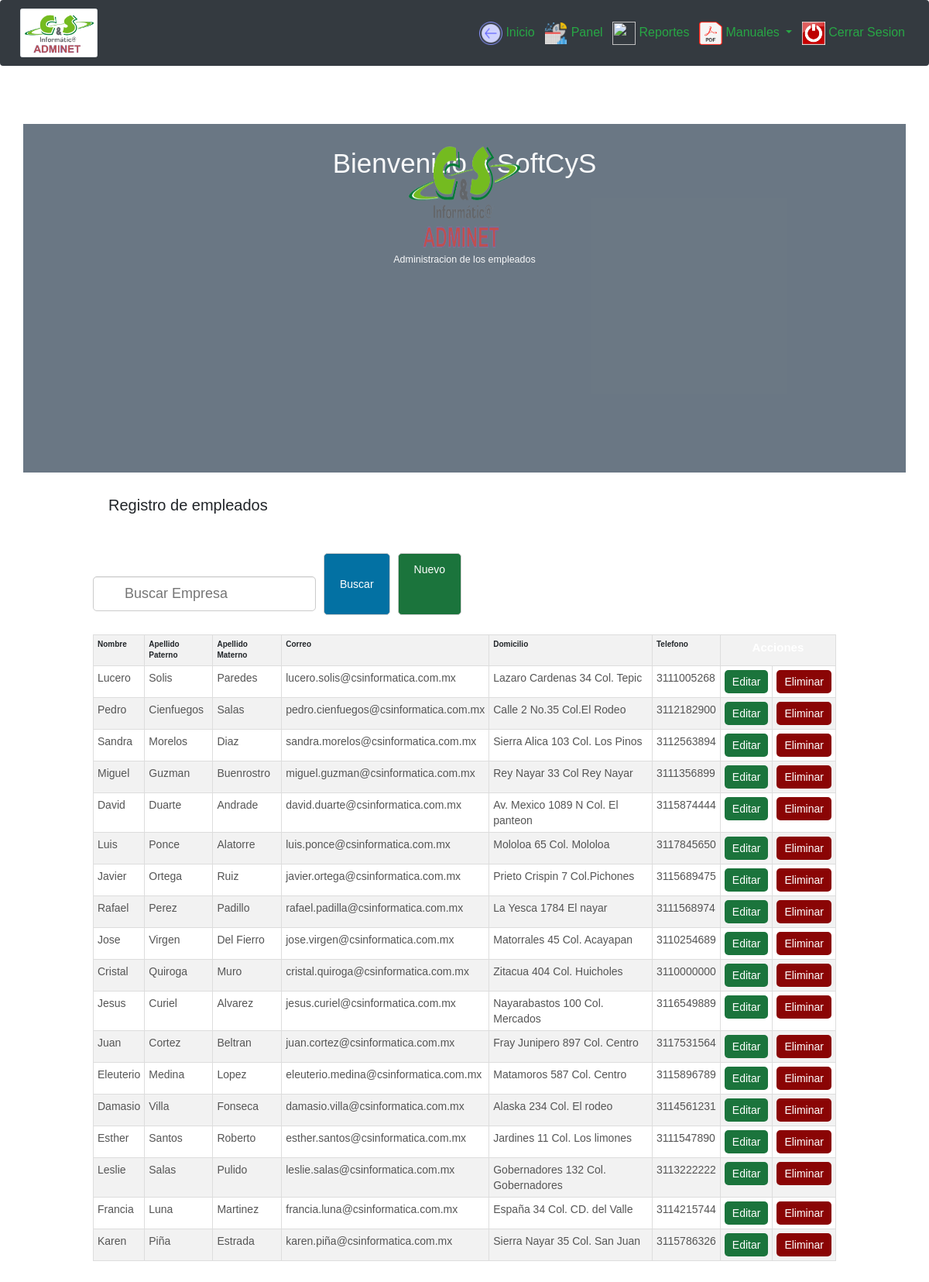
The app's page /empleados.php with its own data.
### tables this page shows
CREATE TABLE IF NOT EXISTS `empleado` (
  `Nombre1` varchar(45) DEFAULT NULL,
  `Nombre2` varchar(45) DEFAULT NULL,
  `Apellido1` varchar(45) DEFAULT NULL,
  `Apellido2` varchar(45) DEFAULT NULL,
  `ID_Empleado` int(11) NOT NULL AUTO_INCREMENT,
  `E_MAIL` varchar(45) DEFAULT NULL,
  `Domicilio` varchar(45) DEFAULT NULL,
  `Telefono` varchar(10) DEFAULT NULL,
  `ID_Supervisor` int(11) DEFAULT NULL,
  `ID_Departamento` int(11) DEFAULT NULL,
  PRIMARY KEY (`ID_Empleado`),
  KEY `ID_Departamento` (`ID_Departamento`),
  KEY `ID_Supervisor` (`ID_Supervisor`)
);

### empleados.php (the view, shortened to what this page needs)
<?php
	include_once 'bd/conexion.php';
	$sentencia_select=$con->prepare('SELECT * FROM empleado ORDER BY ID_Empleado ASC');
	$sentencia_select->execute();
	$resultado=$sentencia_select->fetchAll();
?>
<!DOCTYPE html>
<html lang="es">
<head>
	<link rel="stylesheet" href="css/estilo.css">
	<link rel="stylesheet" type="text/css" href="css/estiloinicios.css">
	<link rel="stylesheet" href="bootstrap/bootstrap.min.css">
	<link rel="stylesheet" href="bootstrap/style.css">
	<link rel="stylesheet" href="bootstrap/font-awesome.min.css">
	<link rel="stylesheet" type="text/css" href="css/estiloinicios.css">
      <link rel="stylesheet" type="text/css" href="css/estilocarrusel.css">
    <link rel="stylesheet" href="https://maxcdn.bootstrapcdn.com/bootstrap/3.4.1/css/bootstrap.min.css">
      <link rel="stylesheet" href="https://use.fontawesome.com/releases/v5.10.2/css/all.css">
    	<link rel="stylesheet" type="text/css" href="css/estiloinicios.css">
    	<link rel="stylesheet" href="https://maxcdn.bootstrapcdn.com/bootstrap/4.4.1/css/bootstrap.min.css">
</head>
<body>
	<header>
			 <nav class="navbar navbar-expand-md bg-dark navbar-dark fixed-top">
    <a href="inicio.html">
      <img src="img/adminet.png" width="100" class="img-thumbnail ml-4 mt-2 mb-2" alt="Proyecto Adminet">
    </a>
  <div class="collapse navbar-collapse" id="collapsibleNavbar">
    <ul class="navbar-nav ml-auto">
      <li class="nav-item">
        <a class="nav-link text-success mr-1" href="inicio.html" style="font-size: 16px;">
          <img src="img/inicio.png" style="width: 30px; height: 30px;">
           Inicio</a>
      </li>
      <li class="nav-item">
        <a class="nav-link text-success mr-1" href="panel.html" style="font-size: 16px;">
          <img src="img/panel.png" style="width: 30px; height: 30px;">
           Panel</a>
      </li>
      <li class="nav-item">
        <a class="nav-link text-success mr-1" href="reportes.html" style="font-size: 16px;">
          <img src="img/report.png" style="width: 30px; height: 30px;">
          Reportes</a>
      </li>
      <li class="nav-item dropdown">
        <a class="nav-link text-success dropdown-toggle mr-1" id="navbarDropdownMenuLink" data-toggle="dropdown" aria-haspopup="true" aria-expanded="false" style="font-size: 16px;">
          <img src="img/pdf.png" style="width: 30px; height: 30px;">
          Manuales
        </a>
        </li>
        <li class="nav-item">
          <a class="nav-link text-success" href="bd/logout.php" style="font-size: 16px;">
            <img src="img/cerrar.png" style="width: 30px; height: 30px;">
            Cerrar Sesion</a>
        </li>
      </ul>
  </div>
</nav>
	        </header>
	<div class="container-fliud fondo" style="margin-top: 70px;">
	<div class="container">
	  <div class="row align-items-center text-center text-light py-5">
	  	<div class="col-md-12">
			  <h1 class="display-4">Bienvenido a SoftCyS</h1>
			  <img src="img/adminet.png" style="max-width: 30%;">
		<p class="lead">Administracion de los empleados</p>
	  	</div>
	  </div>
	</div>
</div>
	<div class="contenedor">
		<h2>Registro de empleados</h2>
		<div class="barra__buscador">
			<form action="" class="formulario" method="post">
				<input type="text" name="buscar" placeholder="Buscar Empresa"
				value="<?php if(isset($buscar_text)) echo $buscar_text; ?>" class="input__text">
				<input type="submit" class="btn" name="btn_buscar" value="Buscar">
				<a href="vistas/registro_empleados.php" class="btn btn__nuevo">Nuevo</a>
			</form>
		</div>
		<table id="tablaempleados" class="table table-striped table-bordered table-condensed"  style="width: 100%">
			<tr class="head">
				            <th>Nombre</th>
                            <th>Apellido Paterno</th>
                            <th>Apellido Materno</th>
                            <th>Correo </th>
                            <th>Domicilio</th>
                            <th>Telefono</th>
				            <td colspan="2">Acciones</td>
			</tr>
			<?php foreach($resultado as $fila):?>
				<tr >
					<td><?php echo $fila['Nombre1']; ?></td>
					<td><?php echo $fila['Apellido1']; ?></td>
					<td><?php echo $fila['Apellido2']; ?></td>
					<td><?php echo $fila['E_MAIL']; ?></td>
					<td><?php echo $fila['Domicilio']; ?></td>
					<td><?php echo $fila['Telefono']; ?></td>
					<td><a href="vistas/actualizar_empleados.php?ID_Empleado=<?php echo $fila['ID_Empleado']; ?>"  class="btn__update" >Editar</a></td>
					<td><a href="crud/empleadodelete.php?ID_Empleado=<?php echo $fila['ID_Empleado']; ?>" class="btn__delete">Eliminar</a></td>
				</tr>
			<?php endforeach ?>
		</table>
	</div>
</body>
</html>

### css/estilo.css (style rules this page uses)
* { padding: 0; margin: 0px; box-sizing: border-box; }
body { font-family: 'Arial',sans-serif; font-size: 16px; background: #f2f2f2; }
a { text-decoration: none; }
.contenedor { width: 80%; max-width: 1000px; margin: 30px auto; overflow: hidden; }
h2 { display: block; margin-top: 20px; margin-bottom: 20px; text-align: center; font-size: 20px; font-family: 'Arial', sans-serif; font-weight: bold; color: #555; }
.barra__buscador { width: 100%; margin-top: 50px; margin-bottom: 10px; }
.formulario { display: flex; width: 100%; overflow: hidden; }
form .input__text { width: 100%; border: 1px solid #ccc; border-radius: 5px; box-shadow: 0 1px 1px rgba(0, 0, 0, 0.075) inset; color: #848688; display: block; font-size: 14px; margin-bottom: 15px; padding: 10px 15px; max-width: 30%; margin-right: 10px; outline: medium none; }
form .btn { border: 1px solid #ccc; border-radius: 5px; box-shadow: 0 1px 1px rgba(0, 0, 0, 0.075) inset; color: #fff; display: block; font-size: 14px; background: rgb(3, 113, 163); margin-bottom: 15px; padding: 10px 20px; margin-right: 10px; outline: medium none; cursor: pointer; }
.btn__nuevo { float: right; background: #1b743c !important; }
table { width: 100%; border-collapse: collapse; }
table .head { background: rgb(3, 113, 163); }
table .head td { color: #fff; font-family: 'Arial',sans-serif; font-weight: bold; font-size: 15px; text-align: center; }
table tr td { border:1px solid #ccc; padding: 7px; font-size: 14px; color: #555; }
.btn__update { display: inline-block; font-size: 14px; background: #1b743c; color: #fff; border-radius: 5px; padding: 5px 10px; }
.btn__delete { display: inline-block; font-size: 14px; background: #8a0505; color: #fff; border-radius: 5px; padding: 5px 10px; }

### css/estiloinicios.css (style rules this page uses)
* { margin: 0; padding: 0; box-sizing: border-box; font-family: arial; }
header { height: 70%; width: 100%; float: left; background: #0371A3; padding: 0 20px; color: #fff; }
h2 { justify-content: center; display: block; margin:auto; text-align: justify; margin-left:20px; margin-right: 20px; }

### css/style.css (style rules this page uses)
body { margin: 0 auto; background-image: url("../image/technology.jpg"); background-repeat: no-repeat; background-size: 100% 720px; }
.container { width: 500px; height: 450px; text-align: center; margin: 0 auto; background-color: rgba(44, 62, 80,0.7); margin-top: 160px; }
.container img { width: 150px; height: 150px; margin-top: -60px; }
input[type="text"],input[type="password"] { margin-top: 30px; height: 45px; width: 300px; font-size: 18px; margin-bottom: 20px; background-color: #fff; padding-left: 40px; }

### records on screen
empleado: Nombre1 "Lucero", Apellido1 "Solis", Apellido2 "Paredes", E_MAIL "lucero.solis@csinformatica.com.mx", Domicilio "Lazaro Cardenas 34 Col. Tepic", Telefono "3111005268"
empleado: Nombre1 "Pedro", Apellido1 "Cienfuegos", Apellido2 "Salas", E_MAIL "pedro.cienfuegos@csinformatica.com.mx", Domicilio "Calle 2 No.35 Col.El Rodeo", Telefono "3112182900"
empleado: Nombre1 "Sandra", Apellido1 "Morelos", Apellido2 "Diaz", E_MAIL "sandra.morelos@csinformatica.com.mx", Domicilio "Sierra Alica 103 Col. Los Pinos", Telefono "3112563894"
empleado: Nombre1 "Miguel", Apellido1 "Guzman", Apellido2 "Buenrostro", E_MAIL "miguel.guzman@csinformatica.com.mx", Domicilio "Rey Nayar 33 Col Rey Nayar", Telefono "3111356899"
empleado: Nombre1 "David", Apellido1 "Duarte", Apellido2 "Andrade", E_MAIL "david.duarte@csinformatica.com.mx", Domicilio "Av. Mexico 1089 N Col. El panteon", Telefono "3115874444"
empleado: Nombre1 "Luis", Apellido1 "Ponce", Apellido2 "Alatorre", E_MAIL "luis.ponce@csinformatica.com.mx", Domicilio "Mololoa 65 Col. Mololoa", Telefono "3117845650"
empleado: Nombre1 "Javier", Apellido1 "Ortega", Apellido2 "Ruiz", E_MAIL "javier.ortega@csinformatica.com.mx", Domicilio "Prieto Crispin 7 Col.Pichones", Telefono "3115689475"
empleado: Nombre1 "Rafael", Apellido1 "Perez", Apellido2 "Padillo", E_MAIL "rafael.padilla@csinformatica.com.mx", Domicilio "La Yesca 1784 El nayar", Telefono "3111568974"
empleado: Nombre1 "Jose", Apellido1 "Virgen", Apellido2 "Del Fierro", E_MAIL "jose.virgen@csinformatica.com.mx", Domicilio "Matorrales 45 Col. Acayapan", Telefono "3110254689"
empleado: Nombre1 "Cristal", Apellido1 "Quiroga", Apellido2 "Muro", E_MAIL "cristal.quiroga@csinformatica.com.mx", Domicilio "Zitacua 404 Col. Huicholes", Telefono "3110000000"
empleado: Nombre1 "Jesus", Apellido1 "Curiel", Apellido2 "Alvarez", E_MAIL "jesus.curiel@csinformatica.com.mx", Domicilio "Nayarabastos 100 Col. Mercados", Telefono "3116549889"
empleado: Nombre1 "Juan", Apellido1 "Cortez", Apellido2 "Beltran", E_MAIL "juan.cortez@csinformatica.com.mx", Domicilio "Fray Junipero 897 Col. Centro", Telefono "3117531564"
empleado: Nombre1 "Eleuterio", Apellido1 "Medina", Apellido2 "Lopez", E_MAIL "eleuterio.medina@csinformatica.com.mx", Domicilio "Matamoros 587 Col. Centro", Telefono "3115896789"
empleado: Nombre1 "Damasio", Apellido1 "Villa", Apellido2 "Fonseca", E_MAIL "damasio.villa@csinformatica.com.mx", Domicilio "Alaska 234 Col. El rodeo", Telefono "3114561231"
empleado: Nombre1 "Esther", Apellido1 "Santos", Apellido2 "Roberto", E_MAIL "esther.santos@csinformatica.com.mx", Domicilio "Jardines 11 Col. Los limones", Telefono "3111547890"
empleado: Nombre1 "Leslie", Apellido1 "Salas", Apellido2 "Pulido", E_MAIL "leslie.salas@csinformatica.com.mx", Domicilio "Gobernadores 132 Col. Gobernadores", Telefono "3113222222"
empleado: Nombre1 "Francia", Apellido1 "Luna", Apellido2 "Martinez", E_MAIL "francia.luna@csinformatica.com.mx", Domicilio "España 34 Col. CD. del Valle", Telefono "3114215744"
empleado: Nombre1 "Karen", Apellido1 "Piña", Apellido2 "Estrada", E_MAIL "karen.piña@csinformatica.com.mx", Domicilio "Sierra Nayar 35 Col. San Juan", Telefono "3115786326"
